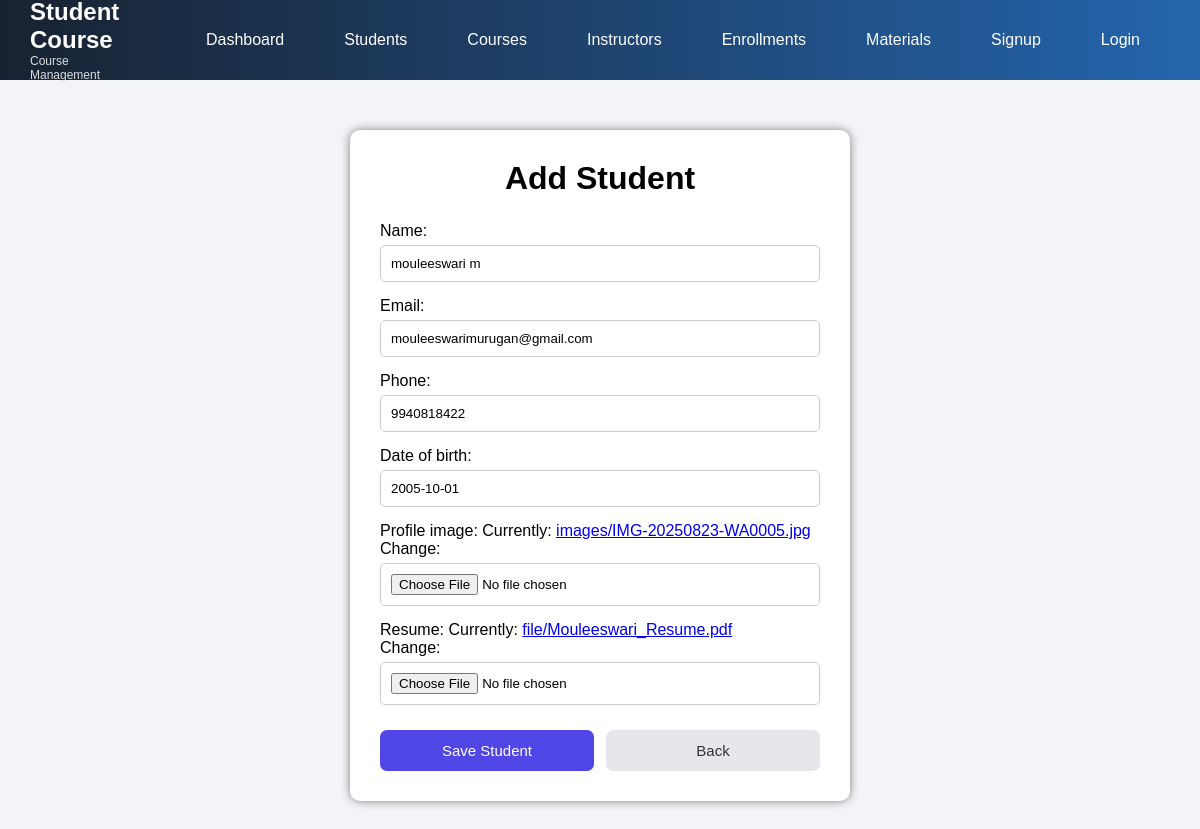
/myapp/student/update/1/, run on the app's committed database.
### myapp/models.py (models this page shows, shortened)
class Student(models.Model):
    name=models.CharField(max_length=30)
    email=models.EmailField()
    phone=models.CharField(max_length=10)
    date_of_birth=models.DateField()
    profile_image = models.ImageField(upload_to="images/")
    resume=models.FileField(upload_to="file/")

### myapp/views.py (the view)
# urls.py: path("student/update/<int:id>/",views.student_update,name="student_update"),
def student_update(request, id):
    student = Student.objects.get(id=id)
    if request.method == "POST":
        form = StudentForm(request.POST, request.FILES, instance=student)
        if form.is_valid():
            form.save()
            return redirect("student_list")
    else:
        form = StudentForm(instance=student)
    return render(request, "stu_form.html", {
        "form": form
    })

### myapp/forms.py
class StudentForm(ModelForm):
    class Meta:
        model = Student
        fields = "__all__"

### myapp/templates/stu_form.html (shortened to what this page needs)
<!DOCTYPE html>
<html>
<head>
</head>
<body>
{% include 'base.html'%}
<div class="container">
    <h1>Add Student</h1>
    <form method="POST" enctype="multipart/form-data">
        {{ form.as_p }}
        <div class="buttons">
        <button type="submit" class="save-btn"> Save Student</button>
        <a href="{% url 'student_list' %}" class="back-btn">Back</a>
        </div>
    </form>
</div>
</body>
</html>

### myapp/templates/stu_form.html (style rules this page uses)
body { font-family: Arial, sans-serif; background-color: #f2f4f7; margin: 0; padding: 0; }
.container { width: 500px; margin: 50px auto; background-color: white; padding: 30px; border-radius: 10px; box-shadow: 0 0 10px gray; }
h1 { text-align: center; margin-bottom: 25px; }
form p { margin-bottom: 15px; }
input, select, textarea { width: 100%; padding: 10px; margin-top: 5px; box-sizing: border-box; border: 1px solid #ccc; border-radius: 5px; }
.buttons { display: flex; gap: 12px; margin-top: 25px; }
button, .back-btn { flex: 1; padding: 12px; border: none; border-radius: 7px; font-size: 15px; text-align: center; text-decoration: none; cursor: pointer; }
.save-btn { background: #4f46e5; color: white; }
.back-btn { background: #e5e7eb; color: #333; }

### myapp/templates/base.html (style rules this page uses)
* { margin: 0; padding: 0; box-sizing: border-box; }
body { font-family: Arial, sans-serif; }

### data on the page
Student: name "mouleeswari m", email "mouleeswarimurugan@gmail.com", phone "9940818422", date_of_birth "2005-10-01"
